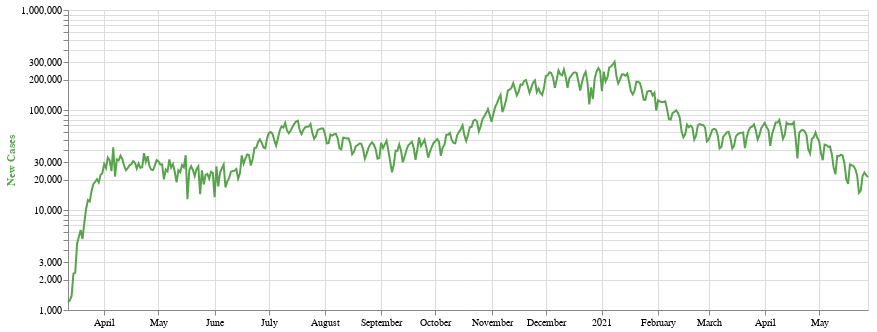

The cell this chart's notebook holds for it:
### Code cell
alt.Chart(total_case_time.iloc[50:]).mark_line().encode(
    x=alt.X('submission_date:T', axis=alt.Axis(title=None)),
    y=alt.Y('new_case',
          axis=alt.Axis(title='New Cases', titleColor='#57A44C'), 
          scale=alt.Scale(type='log')),
    color=alt.value('#57A44C')
).properties(width=800)

### Figure 1 — Vega-Lite specification as saved in the notebook (floating-point values rounded to 4 significant figures; data arrays with more than 128 entries replaced by an {"elided": "..."} marker saying what was removed)
{"config": {"view": {"continuousWidth": 400, "continuousHeight": 300}}, "data": {"name": "data-dbddca61552ad6b7931031a466ffaa01"}, "mark": "line", "encoding": {"color": {"value": "#57A44C"}, "x": {"type": "temporal", "axis": {"title": null}, "field": "submission_date"}, "y": {"type": "quantitative", "axis": {"title": "New Cases", "titleColor": "#57A44C"}, "field": "new_case", "scale": {"type": "log"}}}, "width": 800, "$schema": "https://vega.github.io/schema/vega-lite/v4.8.1.json", "datasets": {"data-dbddca61552ad6b7931031a466ffaa01": {"elided": "443 records"}}}
